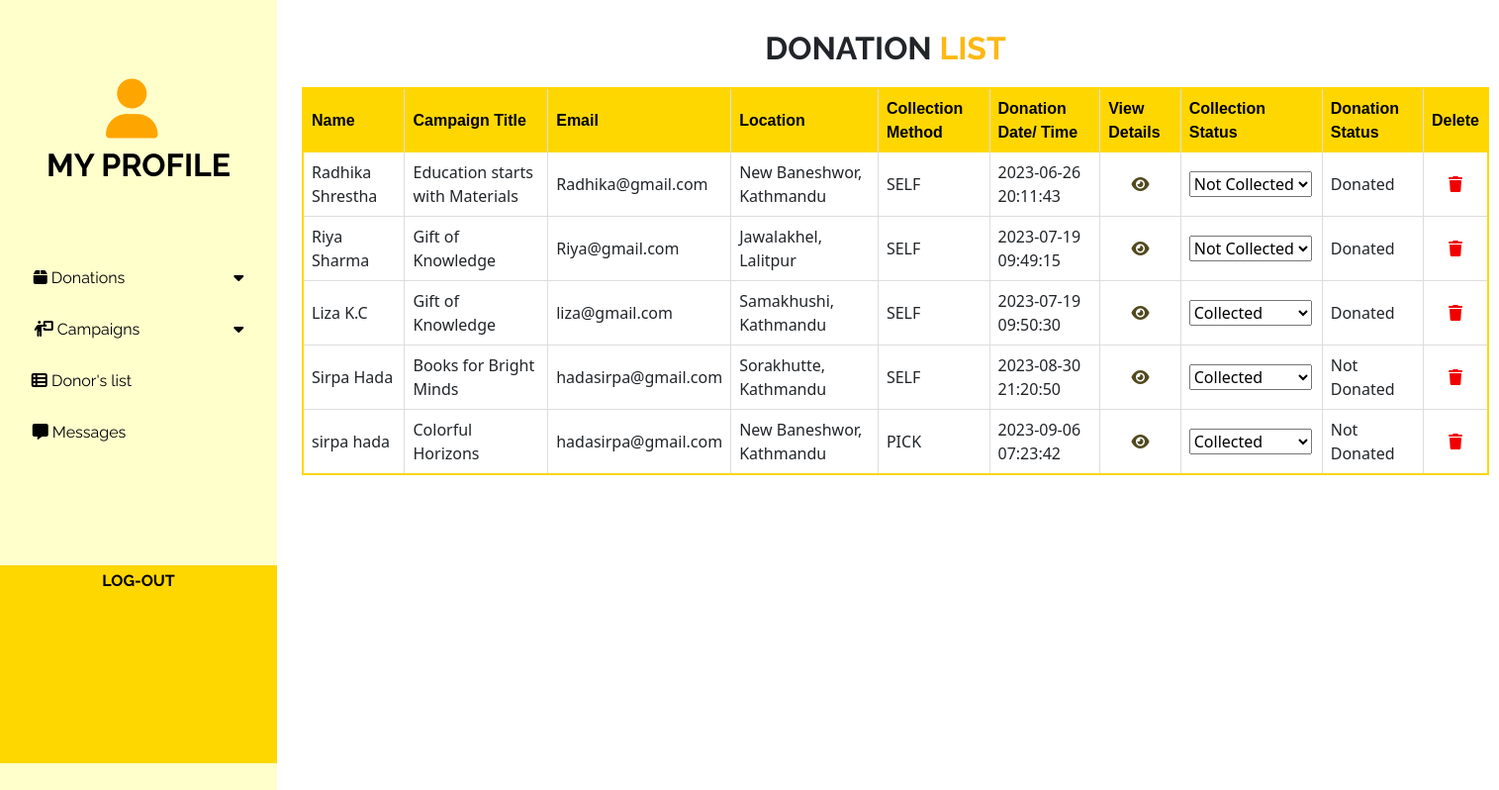
Page /1ex/aedu.php on the committed database.
### tables this page shows
CREATE TABLE `donations` (
  `id` int(6) UNSIGNED NOT NULL,
  `campaignId` int(6) UNSIGNED NOT NULL,
  `campaignTitle` varchar(255) NOT NULL,
  `name` varchar(255) NOT NULL,
  `email` varchar(255) NOT NULL,
  `location` varchar(255) NOT NULL,
  `materials` varchar(255) NOT NULL,
  `bookAmount` varchar(255) DEFAULT NULL,
  `copyAmount` varchar(255) DEFAULT NULL,
  `penAmount` varchar(255) DEFAULT NULL,
  `bagAmount` varchar(255) DEFAULT NULL,
  `shoesAmount` varchar(255) DEFAULT NULL,
  `otherAmount` varchar(255) DEFAULT NULL,
  `description` text DEFAULT NULL,
  `collectionMethod` varchar(255) DEFAULT NULL,
  `donationDate` timestamp NOT NULL DEFAULT current_timestamp(),
  `status` varchar(255) DEFAULT NULL,
  `username` varchar(255) DEFAULT NULL,
  `donationStatus` varchar(255) DEFAULT NULL,
  `beneficiaries` varchar(255) DEFAULT NULL,
  `beneficiaries_location` varchar(255) DEFAULT NULL,
  `beneficiaries_phone` varchar(255) DEFAULT NULL,
  `campaign_end_date` date DEFAULT NULL
);

### 1ex/aedu.php (the view, shortened to what this page needs)
<!DOCTYPE html>
<html>
<head>
</head>
<body>
	<div id="sidebar">
        <?php include 'admin-dashboard.php'; ?>
    </div>
    <div class="content">
        <h2><center>DONATION <SPAN STYLE="color: #FDB813;">LIST</SPAN></center></h2>
        <table>
            <tr>
                <th>Name</th>
                <th>Campaign Title</th>
                <th>Email</th>
                <th>Location</th>
                <th>Collection Method</th>
                <th>Donation Date/ Time</th>
                <th>View Details</th>
                <th>Collection Status</th>
                <th>Donation Status</th>
                <th>Delete</th>
            </tr>
            <?php
            $hostname = 'localhost';
            $username = 'root';
            $password = '';
            $database = 'education';
            $conn = mysqli_connect($hostname, $username, $password, $database);
            $sql = "SELECT * FROM donations";
            $result = mysqli_query($conn, $sql);
            if (mysqli_num_rows($result) > 0) {
                while ($row = mysqli_fetch_assoc($result)) {
                    echo "<tr>";
                    echo "<td>";
                    if (isset($row["name"])) {
                        echo $row["name"];
                    }
                    echo "</td>";
                    echo "<td>" . $row["campaignTitle"] . "</td>";
                    echo "<td>";
                    if (isset($row["email"])) {
                        echo $row["email"];
                    }
                    echo "</td>";
                    echo "<td>";
                    if (isset($row["location"])) {
                        echo $row["location"];
                    }
                    echo "</td>";
                    echo "<td>";
                    if (isset($row["collectionMethod"])) {
                        echo $row["collectionMethod"];
                    }
                    echo "</td>";
                    echo "<td>";
                    if (isset($row["donationDate"])) {
                        echo $row["donationDate"];
                    }
                    echo "</td>";
                    echo "<td><a href='edudonationdetail.php?id=" . $row["id"]  . "&status=" . $row["status"] . "'><center><i class='fa-solid fa-eye' style='color: #51491f;padding:8px;'></center></a></td>";
                    echo "<td>";
                    echo '<form action="" method="post">';
                    echo '<select name="status" onchange="this.form.submit()">';
                    echo '<option value="Not Collected" ' . ($row["status"] === "Not Collected" ? "selected" : "") . '>Not Collected</option>';
                    echo '<option value="Collected" ' . ($row["status"] === "Collected" ? "selected" : "") . '>Collected</option>';
                    echo '</select>';
                    echo '</form>';
                    echo "</td>";
                    echo "<td>";
                    if (isset($row["donationStatus"])) {
                        echo $row["donationStatus"];
                    }
                    echo "</td>";
                    echo "<td>
                        <form action='' method='post' onsubmit='return confirmDelete()'>
                            <input type='hidden' name='delete' value='" . $row["id"] . "'>
                            <center><button type='submit' style='background: none; border: none; cursor: pointer;'><i class='fa-sharp fa-solid fa-trash' style='color: #f00000;'></i></button></center>
                        </form>
                    </td>";
                    echo "</tr>";
                }
            } else {
                echo "<tr><td colspan='8'>No results found.</td></tr>";
            }
            ?>
        </table>
    </div>
</body>
</html>

### 1ex/aedu.php (style rules this page uses)
table { border-collapse: collapse; width: 1200px; margin-top: 20px; margin-bottom: 20px; border: 2px solid gold; }
td { padding: 8px; text-align: left; border-bottom: 1px solid #ddd!important; border-right: 1px solid #ddd!important; }
th { padding: 8px; text-align: left; background-color: gold; color: black; border-right: 1px solid #ddd!important; font-family: sans-serif; }
.content { padding-left:155px!important; }
h2 { font-family: Raleway, sans-serif; font-weight:bold!important; }

### 1ex/admin-dashboard.php (style rules this page uses)
body { margin: 0; padding: 0; }
.content { margin-left: 150px!important; padding: 30px; }

### rows in the picture
donations: name "Radhika Shrestha", campaignTitle "Education starts with Materials", email "Radhika@gmail.com", location "New Baneshwor, Kathmandu", collectionMethod "SELF", donationDate "2023-06-26 20:11:43", status "Not Collected", donationStatus "Donated"
donations: name "Riya Sharma", campaignTitle "Gift of Knowledge", email "Riya@gmail.com", location "Jawalakhel, Lalitpur", collectionMethod "SELF", donationDate "2023-07-19 09:49:15", status "Not Collected", donationStatus "Donated"
donations: name "Liza K.C", campaignTitle "Gift of Knowledge", email "liza@gmail.com", location "Samakhushi, Kathmandu", collectionMethod "SELF", donationDate "2023-07-19 09:50:30", status "Collected", donationStatus "Donated"
donations: name "Sirpa Hada", campaignTitle "Books for Bright Minds", email "hadasirpa@gmail.com", location "Sorakhutte, Kathmandu", collectionMethod "SELF", donationDate "2023-08-30 21:20:50", status "Collected", donationStatus "Not Donated"
donations: name "sirpa hada", campaignTitle "Colorful Horizons", email "hadasirpa@gmail.com", location "New Baneshwor, Kathmandu", collectionMethod "PICK", donationDate "2023-09-06 07:23:42", status "Collected", donationStatus "Not Donated"
